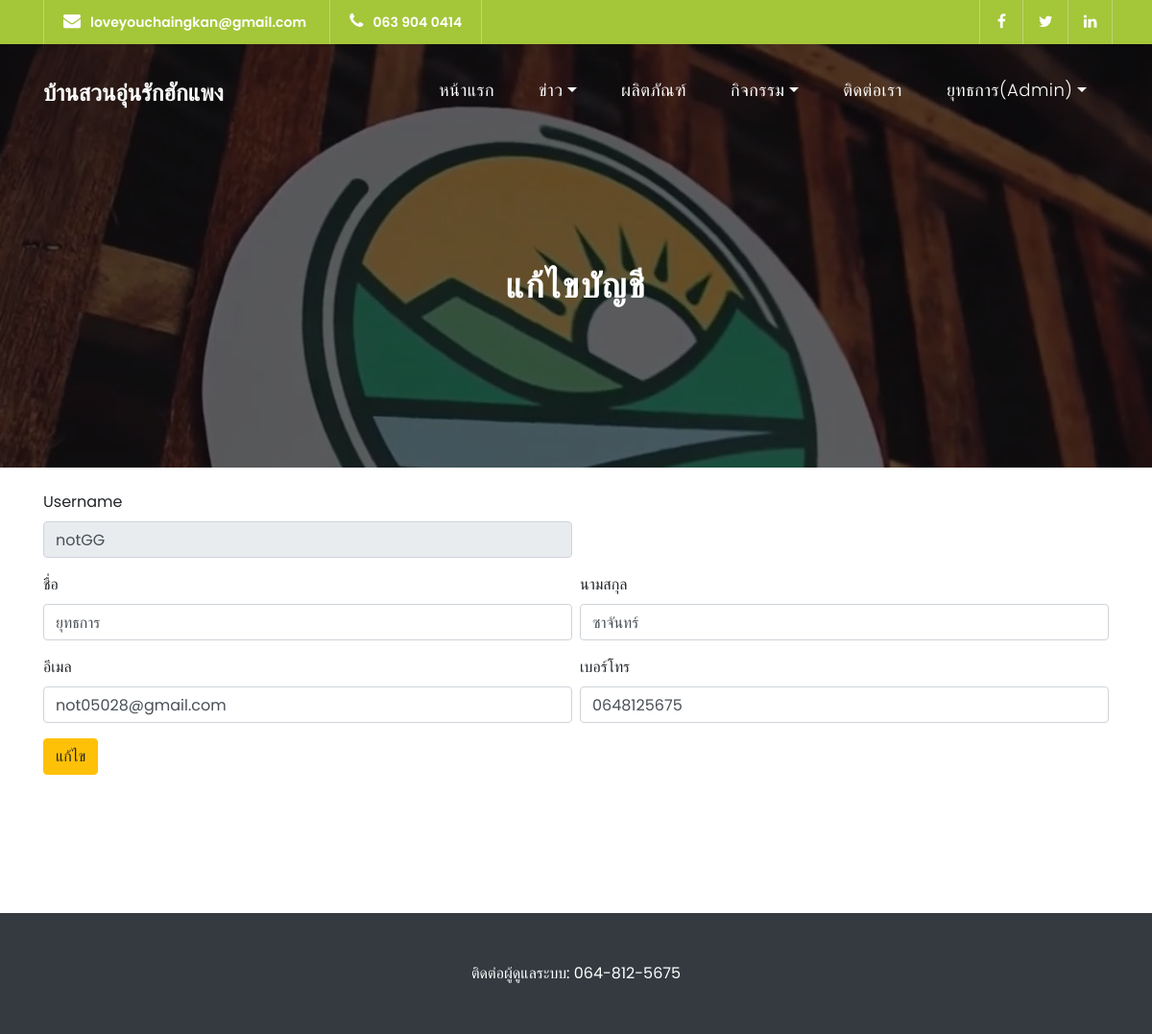
Page /user-edit.php (signed in) on the committed database.
### tables this page shows
CREATE TABLE `member` (
  `m_ID` int(11) UNSIGNED NOT NULL COMMENT 'member_ID',
  `role` varchar(10) NOT NULL COMMENT 'สถานะ',
  `f_name` varchar(100) NOT NULL COMMENT 'ชื่อ',
  `l_name` varchar(100) NOT NULL COMMENT 'นามสกุล',
  `m_tel` varchar(11) NOT NULL COMMENT 'เบอร์โทร',
  `m_email` text NOT NULL COMMENT 'อีเมล',
  `m_username` varchar(30) NOT NULL COMMENT 'ชื่อเข้าระบบ',
  `m_password` varchar(32) NOT NULL COMMENT 'รหัสผ่าน'
);

### user-edit.php (the view, shortened to what this page needs)
<?php require_once ('menu-header.php'); ?>
  <div class="page-heading header-text">
          <div class="container">
            <div class="row">
              <div class="col-md-12">
                <h1>แก้ไขบัญชี</h1>
              </div>
            </div>
          </div>
    </div>
      <?php
    $q = "SELECT * FROM `member` WHERE m_ID='{$_SESSION['m_ID']}'";
    $qq = $conx->query($q);
    $row = $qq->fetch_assoc(); ?>
                <br>
<div class="container">
                        <form action="user-save.php" method="post">
                          <div class="row">
                              <div class="col-md-6 pr-1">
                              <div class="form-group">
                                  <label>Username</label>
                                  <input type="text" name="m_username" class="form-control" placeholder="Username" value="<?php echo $row['m_username']; ?>" readonly>
                              </div>
                              </div>
                          </div>
                          <div class="row">
                              <div class="col-md-6 pr-1">
                              <div class="form-group">
                                  <label>ชื่อ</label>
                                  <input type="text" name="f_name" class="form-control" placeholder="" value="<?php echo $row['f_name']; ?>">
                              </div>
                              </div>
                              <div class="col-md-6 pl-1">
                              <div class="form-group">
                                  <label>นามสกุล</label>
                                  <input type="text" name="l_name" class="form-control" placeholder="" value="<?php echo $row['l_name']; ?>">
                              </div>
                              </div>
                          </div>
                          <div class="row">
                              <div class="col-md-6 pr-1">
                              <div class="form-group">
                                  <label>อีเมล</label>
                                  <input type="text" name="m_email" class="form-control" placeholder="" value="<?php echo $row['m_email']; ?>">
                              </div>
                              </div>
                              <div class="col-md-6 pl-1">
                              <div class="form-group">
                                  <label>เบอร์โทร</label>
                                  <input type="nember" name="m_tel" class="form-control" placeholder="" value="<?php echo $row['m_tel']; ?>">
                              </div>
                              </div>
                          </div>
                              <button type="submit" name="btnedit" value="1" class="btn btn-warning">แก้ไข</button>
                              <br>
                              <br><br><br><br><br><br>
                        </form>
  </div>
  <?php require_once ('footer.php'); ?>

### assets/css/style.css (style rules this page uses)
body { font-family: 'Poppins', sans-serif; overflow-x: hidden; text-rendering: optimizeLegibility; -webkit-font-smoothing: antialiased; -moz-osx-font-smoothing: grayscale; }
h1,h2,h3,h4,h5,h6 { margin: 0px; }
*, *:before, *:after { -webkit-box-sizing: border-box; box-sizing: border-box; -webkit-font-smoothing: antialiased; -moz-osx-font-smoothing: grayscale; }
.page-heading { text-align: center; background-image: url(../images/banner-image-1-1920x500.jpg); background-position: center center; background-repeat: no-repeat; background-size: cover; padding: 230px 0px 150px 0px; color: #fff; position: relative; }
.page-heading .container { position: relative; z-index: 2; }
.page-heading:before { content: ''; position: absolute; top: 0; left: 0; right: 0; bottom: 0; background-color: rgba(0,0,0,0.5); z-index: 1; }
.page-heading h1 { text-transform: capitalize; font-size: 36px; font-weight: 700; letter-spacing: 2px; margin-bottom: 18px; }

### rows in the picture
member: m_username "notGG", f_name "ยุทธการ", l_name "ซาจันทร์", m_email "not05028@gmail.com", m_tel "0648125675"

### other values in the picture
$_SESSION['f_name'] "ยุทธการ"
$_SESSION['role'] "Admin"
